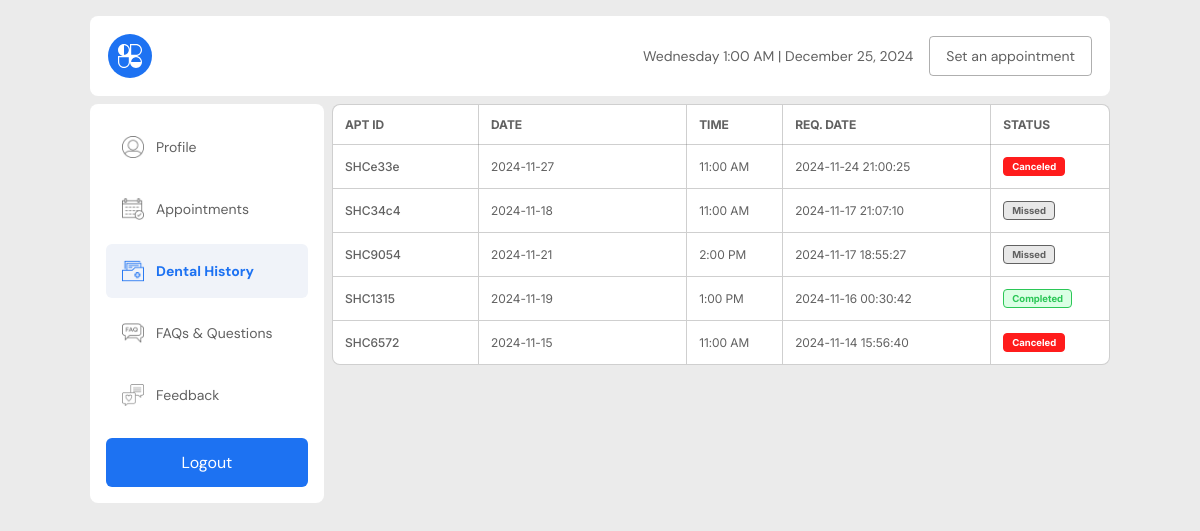
/user_pages/dental_history.php (signed in), run on the app's committed database.
### tables this page shows
CREATE TABLE `appointments` (
  `user_id` varchar(100) NOT NULL,
  `doctor_id` varchar(100) DEFAULT NULL,
  `appointment_id` varchar(20) NOT NULL,
  `label` varchar(100) NOT NULL,
  `name` varchar(255) NOT NULL,
  `email` varchar(255) NOT NULL,
  `contact` varchar(30) NOT NULL,
  `message` text NOT NULL,
  `date` varchar(30) NOT NULL,
  `time` varchar(30) NOT NULL,
  `service` varchar(100) NOT NULL,
  `location` varchar(100) NOT NULL,
  `status` varchar(50) NOT NULL,
  `created_at` datetime NOT NULL
);

### user_pages/dental_history.php (the view, shortened to what this page needs)
<?php
require_once '../includes/dbh.inc.php';
$user_id = $_SESSION['user_id'];
  $query = "SELECT * FROM appointments WHERE user_id = ? AND status != 'request' ORDER BY created_at DESC";
  $stmt = $conn->prepare($query);
  $stmt->bind_param("s", $user_id);
  $stmt->execute();
  $result = $stmt->get_result();
  $users = [];
  if ($result->num_rows > 0) {
      while ($row = $result->fetch_assoc()) {
          $users[] = $row;
      }
  }
?>
<!DOCTYPE html>
<html lang="en">
<head>
  <link rel="stylesheet" href="../src/dist/styles.css" />
</head>
<body class="user__page">
  <main class="user__main">
    <?php include('includes/nav.php'); ?>
    <section class="user-contents">
      <?php include('includes/sidenav.php'); ?>
    <section class="dental-history__page account__container">
      <table>
        <thead>
          <tr>
            <th>Apt ID</th>
            <th>Date</th>
            <th>Time</th>
            <th>Req. Date</th>
            <th>Status</th>
          </tr>
        </thead>
        <tbody>
        <?php foreach ($users as $user){ ?>
          <tr>
            <td><?php echo htmlspecialchars($user['appointment_id']) ?></td>
            <td><?php echo htmlspecialchars($user['date'])?> </td>
            <td><?php echo htmlspecialchars($user['time'])?> </td>
            <td><?php echo htmlspecialchars($user['created_at'])?> </td>
            <td>
              <p class="status">
                <?php echo htmlspecialchars($user['status'])?>
              </p>
            </td>
          </tr>
          <?php } ?>
        </tbody>
      </table>
    </section>
  </main>
</body>
</html>

### data on the page
appointments: appointment_id "SHCe33e", date "2024-11-27", time "11:00 AM", created_at "2024-11-24 21:00:25", status "Canceled"
appointments: appointment_id "SHC34c4", date "2024-11-18", time "11:00 AM", created_at "2024-11-17 21:07:10", status "Missed"
appointments: appointment_id "SHC9054", date "2024-11-21", time "2:00 PM", created_at "2024-11-17 18:55:27", status "Missed"
appointments: appointment_id "SHC1315", date "2024-11-19", time "1:00 PM", created_at "2024-11-16 00:30:42", status "Completed"
appointments: appointment_id "SHC6572", date "2024-11-15", time "11:00 AM", created_at "2024-11-14 15:56:40", status "Canceled"
